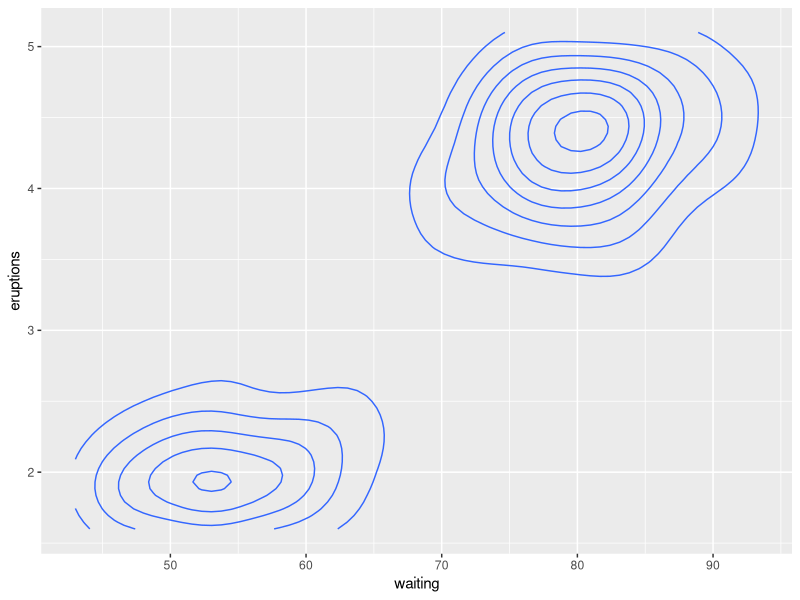
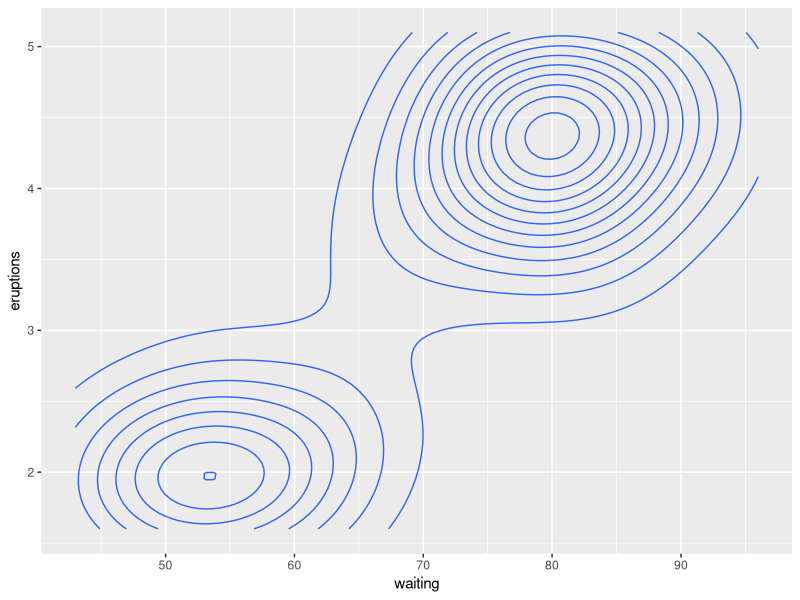
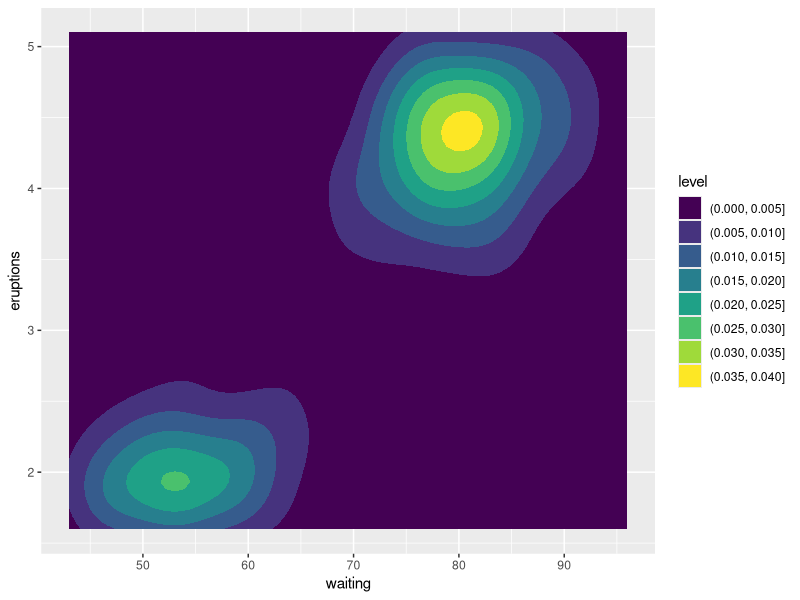
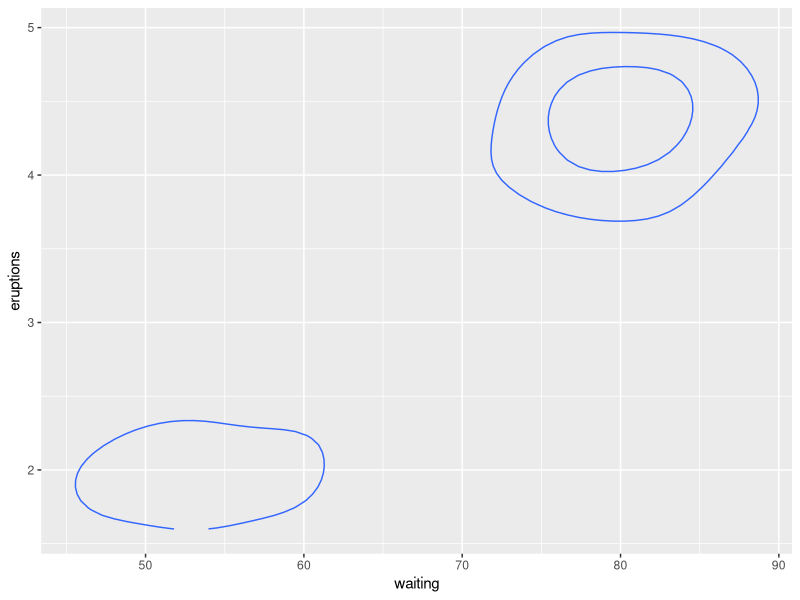
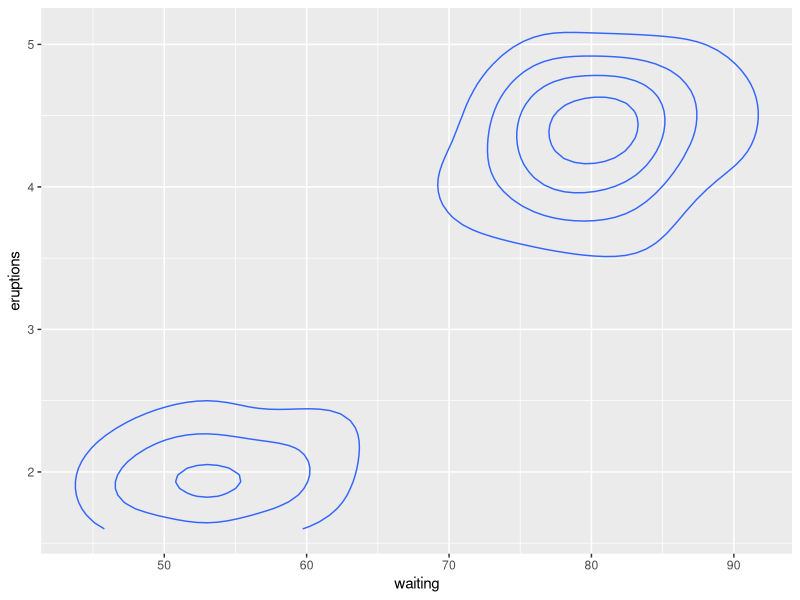
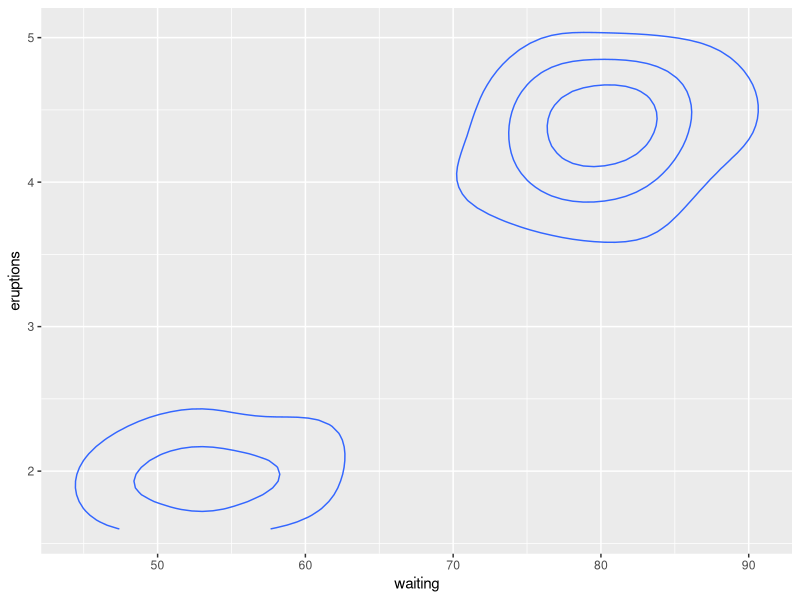
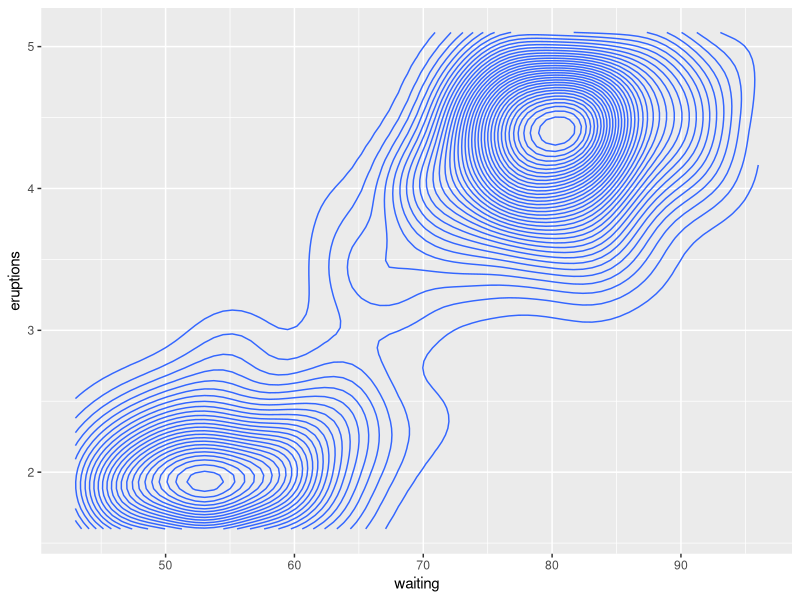
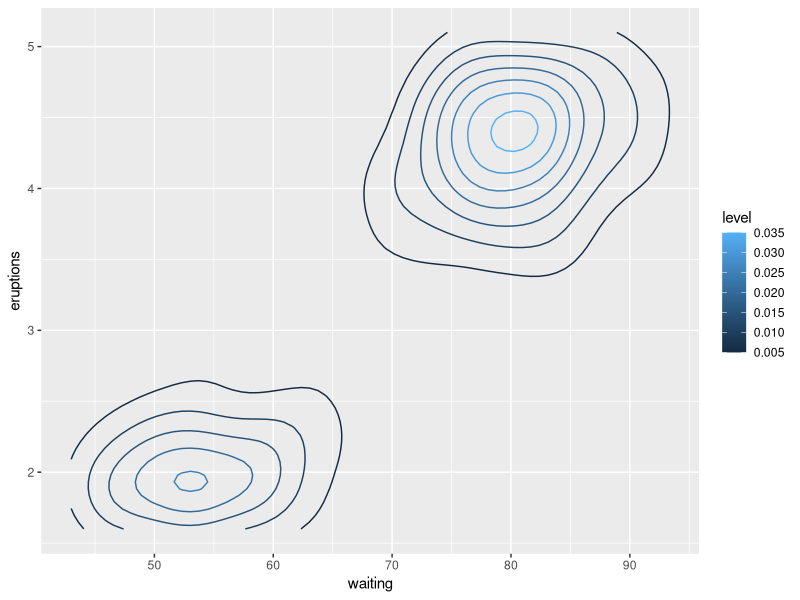

Reproduce these figures in R, in order.
# r2py crawler metadata
# package: ggplot2
# source_type: rd_example
# topic: geom_contour.Rd
# source_file: C:\Users\bened\AppData\Local\R\win-library\4.5\ggplot2\help
# lines: 27

suppressPackageStartupMessages(library(ggplot2))
# Basic plot
v <- ggplot(faithfuld, aes(waiting, eruptions, z = density))
v + geom_contour()

# Or compute from raw data
ggplot(faithful, aes(waiting, eruptions)) +
  geom_density_2d()


# use geom_contour_filled() for filled contours
v + geom_contour_filled()

# Setting bins creates evenly spaced contours in the range of the data
v + geom_contour(bins = 3)
v + geom_contour(bins = 5)

# Setting binwidth does the same thing, parameterised by the distance
# between contours
v + geom_contour(binwidth = 0.01)
v + geom_contour(binwidth = 0.001)

# Other parameters
v + geom_contour(aes(colour = after_stat(level)))
v + geom_contour(colour = "red")
v + geom_raster(aes(fill = density)) +
  geom_contour(colour = "white")
